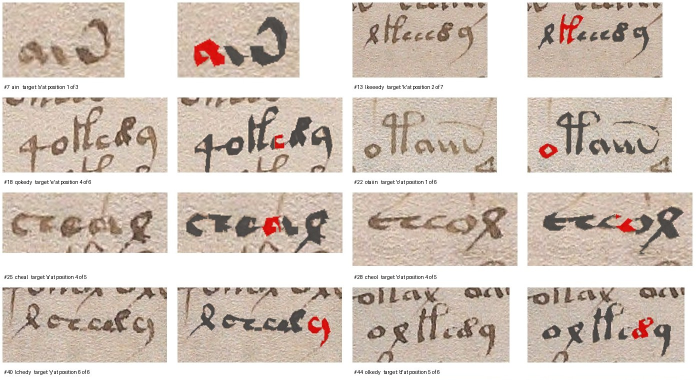
#> input picture experiments/image_overlay_20261121/step2/spotcheck_1.jpg, 1400 x 760 px, given in place of spotcheck_1.jpg.jpg, which was not available (shown at 1/2 size)
$ python -i g2_link.py   (imports and definitions only)
#> lines starting #> are read from the running program, lines starting #| are printed output that depends on the picture
"""Glyph stage 2: link Timm graphs to word boxes, cut ink profiles, build DEV / HELD-OUT sets.
Usage: python3 -I g2_link.py <dl_dir> <out_dir>  -> out/g2_cases.pkl, out/g2_corpus_profiles.pkl
"""
import json, os, pickle, sys, collections
import numpy as np
from PIL import Image, ImageFilter
DL, OUT = sys.argv[1], sys.argv[2]
# [6 lines not run here, left out]
IMG = os.path.join(DL, "img2000")

_cache = {}
def dark(sid):
#> called with sid = '../step2/spotcheck_1.jpg'
    if sid not in _cache:
        _cache.clear()
        im = Image.open(os.path.join(IMG, sid.rsplit("/", 1)[1] + ".jpg")).convert("L")
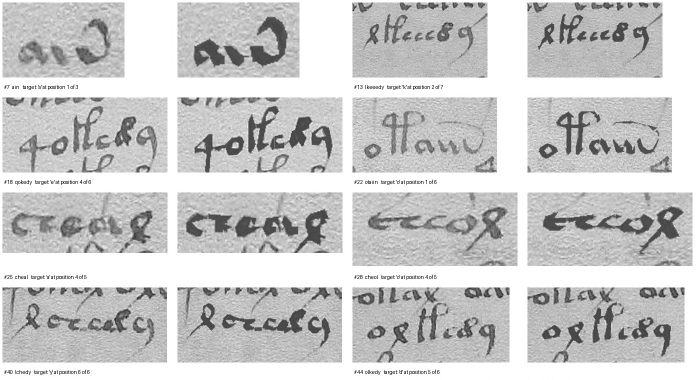
#> im: PIL image 1400x760 L (shown at 1/2 size); min 0, max 255, mean 202.7
        g = np.asarray(im, np.float32); bg = np.asarray(im.filter(ImageFilter.GaussianBlur(radius=50)), np.float32)
#> after `bg = np.asarray(im.filter(ImageFilter.GaussianBlur(radius=50)), np.flo`:
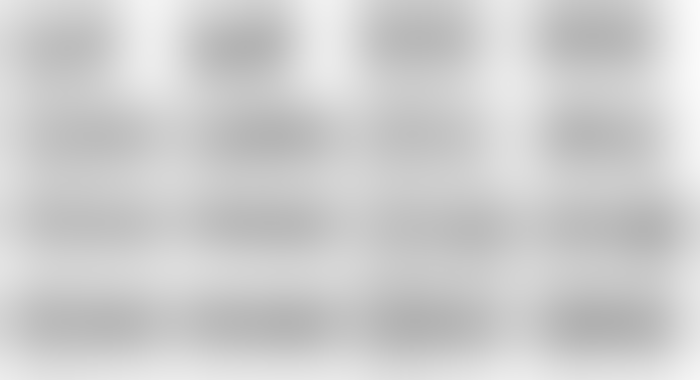
#> bg: shape (760, 1400) float32 (shown at 1/2 size); min 177, max 251, mean 204.8
        _cache[sid] = np.clip(1.0 - g / np.maximum(bg, 1.0), 0, 1)
    return _cache[sid]
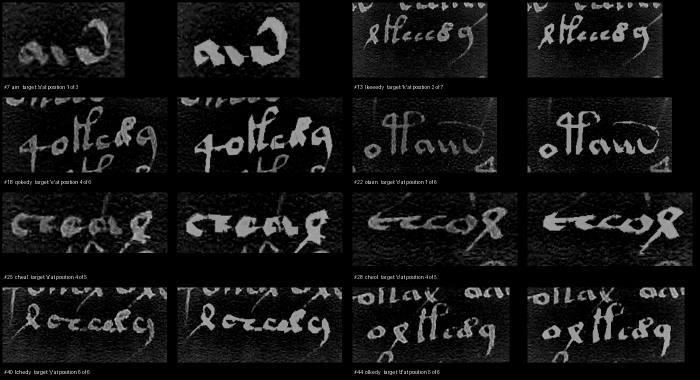
#> returned value: shape (760, 1400) float32 (shown at 1/2 size); min 0, max 1, mean 0.0831

def profile(fo, box):
    """column ink profile of a full-res box, at derivative resolution. returns (profile, x_origin_full, px_per_col_full)."""
    d = dark(reg[fo]["service_id"]); fw, fh = S2[fo]["full_wh"]; k = max(d.shape) / max(fw, fh)
    x0, y0, x1, y1 = box
    c0, c1 = int(np.floor(x0 * k)), int(np.ceil(x1 * k)); r0, r1 = int(np.floor(y0 * k)), int(np.ceil(y1 * k))
    c0, r0 = max(0, c0), max(0, r0); c1, r1 = min(d.shape[1], c1), min(d.shape[0], r1)
    if c1 - c0 < 2 or r1 - r0 < 2: return None
    return d[r0:r1, c0:c1].sum(axis=0).astype(np.float32), c0 / k, 1.0 / k

# ---- corpus profiles for every placed box (used later for the shipped bands and for the width table)
corpus = {}
# [8 lines not run here, left out]

# ---- link Timm graphs
def target_span(word, allo):
    if word.count(allo) != 1: return None
    i = word.index(allo)
    if allo == "iin" and i > 0 and word[i - 1] == "i": return None
    if allo == "in" and i > 0 and word[i - 1] == "i": return None
    return i, i + len(allo)
cases = []; why = collections.Counter()
# [18 lines not run here, left out]
rng = np.random.default_rng(20261121)
# [8 lines not run here, left out]

>>> result = dark('../step2/spotcheck_1.jpg')

$ run again, on experiments/image_overlay_20261121/step2/spotcheck_4.jpg
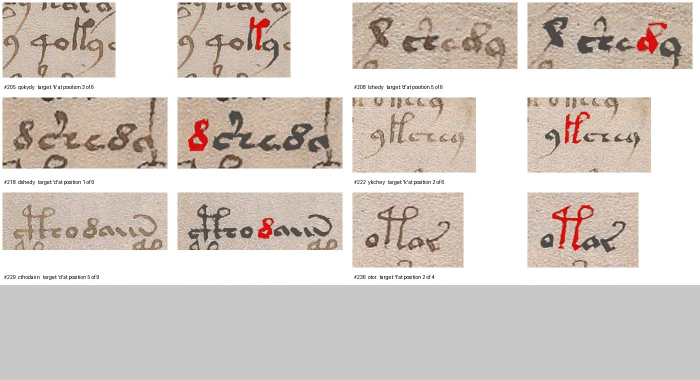
#> input picture experiments/image_overlay_20261121/step2/spotcheck_4.jpg, 1400 x 760 px, given in place of spotcheck_4.jpg.jpg, which was not available (shown at 1/2 size)
#> in dark, `bg = np.asarray(im.filter(ImageFilter.GaussianBlur(radius=50)), np.flo`:
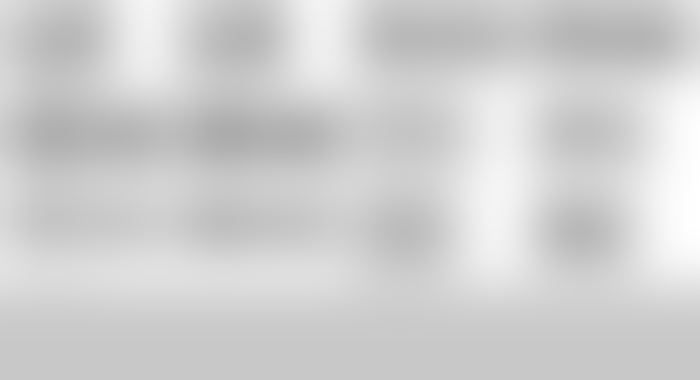
#> bg: shape (760, 1400) float32 (shown at 1/2 size); min 171, max 255, mean 207.3
#> in dark, `return _cache[sid]`:
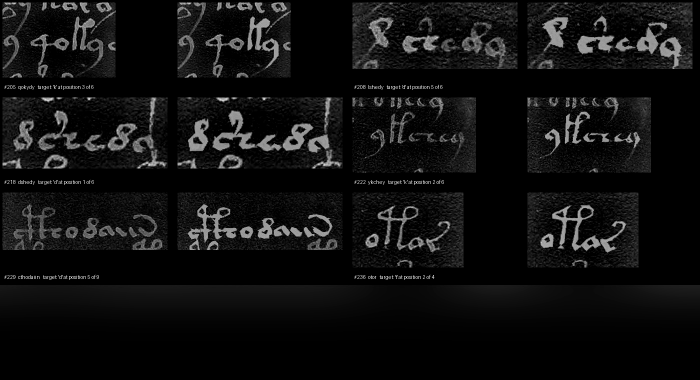
#> returned value: shape (760, 1400) float32 (shown at 1/2 size); min 0, max 1, mean 0.0639
